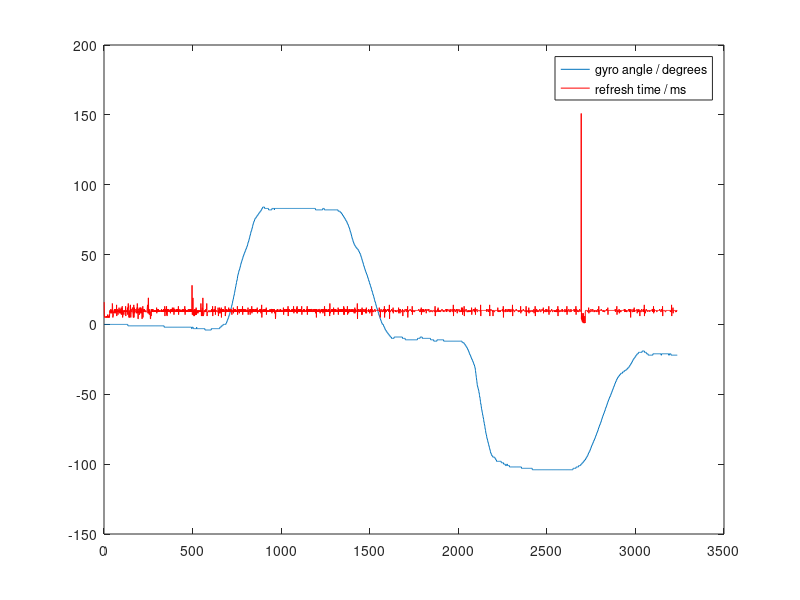

MATLAB code for this plot:
close all;
clear all;



load sample_02.txt;

gyro_angle=sample_02(:,2);
refresh_time = sample_02(:,1);

figure();
gyro_plot=plot(gyro_angle);
hold on;
refresh_plot=plot(refresh_time,'r');
legend([gyro_plot,refresh_plot],'gyro angle / degrees','refresh time / ms');